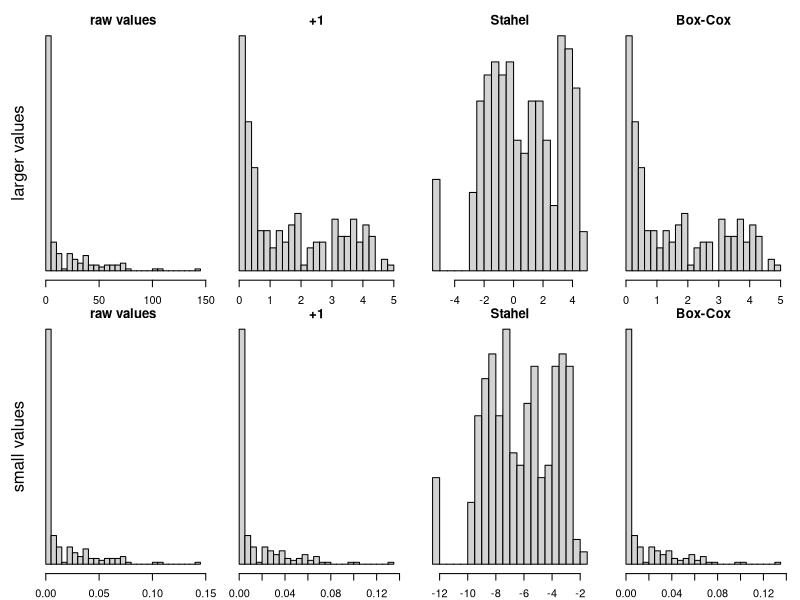
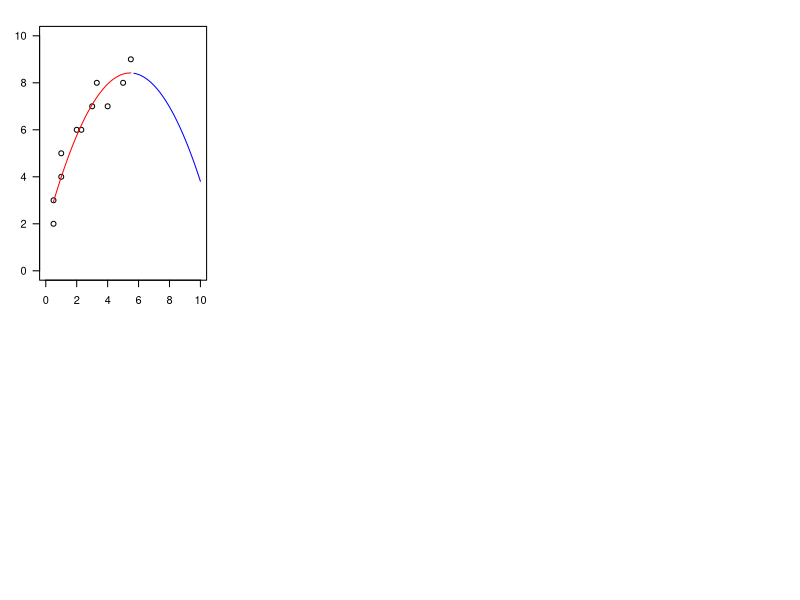

These figures' R source, in order:
## ---- chunk 1
dat <- data.frame(a = runif(20,2,6),
                  b = rnorm(20,2,100))                           # some simulated data
dat$y <- rnorm(20,2-0.6*log(dat$a)-0.12*dat$b+0.003*dat$b^2,11)  # simulated outcome variable
dat$a.l <- log(dat$a)    # the log of x is stored in the new variable $x.l
dat$b.z <- scale(dat$b)  # the variable b is centerd and scaled to 1 SD by the function scale, and stored in $b.z
## ---- chunk 2
mod1 <- lm(y ~ log(a), data=dat)     # the effect of the log of a on b is estimated
mod2 <- lm(y ~ b + I(b^2), data=dat) # using a linear and quadratic effect
  # as dat$b has large values, better use scaled dat$b, i.e. dat$b.z:
mod3 <- lm(y ~ b.z + I(b.z^2), data=dat)  # the I() makes that first the square is calculated, then these values are used
  # or, even better, especially for complex models, use orthogonal polynomials by applying the function poly
mod4 <- lm(y ~ poly(b,2), data=dat)   # the "2" asks for 2 polynomials, i.e. linear and quadratic
## ---- chunk 3
mod5 <- lm(y ~ scale(poly(b,2)), data=dat)  # produces a wrong model!
## ---- chunk 4
set.seed(3)
x <- exp(runif(200,-3,5))  # a strongly skewed variable
x[sample(1:length(x),7)] <- 0   # put some values to exactly 0
x2 <- x/1000   # small values

# our custom function to calculate the Stahel-constant:
stahelc <- function(x) {
  ix <- x>0
  return((quantile(x[ix],0.25,na.rm=T))^2/quantile(x[ix],0.75,na.rm=T))
}
## ---- chunk 5
par(mfrow=c(2,4), mar=c(2,1,1,1), oma=c(0,2,1,0))
hist(x, nclass=30, main="raw values", xlab="", ylab="", yaxt="n")
mtext("larger values",2,1,xpd=NA)
hist(log(x+1), nclass=30, main="+1", xlab="", ylab="", yaxt="n")
hist(log(x+stahelc(x)), nclass=30, main="Stahel", xlab="", ylab="", yaxt="n")
hist(log1p(x), nclass=30, main="Box-Cox", xlab="", ylab="", yaxt="n")
hist(x2, nclass=30, main="raw values", xlab="", ylab="", yaxt="n")
mtext("small values",2,1,xpd=NA)
hist(log(x2+1), nclass=30, main="+1", xlab="", ylab="", yaxt="n")
hist(log(x2+stahelc(x2)), nclass=30, main="Stahel", xlab="", ylab="", yaxt="n")
hist(log1p(x2), nclass=30, main="Box-Cox", xlab="", ylab="", yaxt="n")
## ---- chunk 6
dat$a.z <- scale(dat$a)  # using the arguments center and scale you can also only center or only scale
# this is the same as:
dat$a.z <- (dat$a - mean(dat$a)) / sd(dat$a)
## ---- chunk 7
dat <- data.frame(area = c(0.5,0.5,1,1,2,2.3,3,3.3,4,5,5.5),
                  species = c(2,3,4,5,6,6,7,8,7,8,9))
plot(dat$area, dat$species, las=1, xlab="Size of study area", ylab="Nr of species found",
     ylim=c(0,10),xlim=c(0,10))
mod <- lm(species ~ poly(area,2), data=dat)   # for species, a Poisson model would be a natural approach, but Gauss also works in our case
t.area <- seq(min(dat$area),max(dat$area),l=100)  # span 100 values across which to draw the regression line
lines(t.area, predict(mod, newdata = data.frame(area=t.area)), col="red")
# further extrapolytion would not make biologically sense here:
t.area <- seq(max(dat$area)+0.2,10,l=100)  # span 100 values across which to draw the regression line
lines(t.area, predict(mod, newdata = data.frame(area=t.area)), col="blue")

## ---- chunk 8
asin(sqrt(c(0,1)))
## ---- chunk 9
m <- glm(c(1,1,1,0,0,0,1,1,1,0)~runif(10,3,7), family=binomial)
family(m)$linkinv(3)
plogis(3)

m <- glm(c(1,1,1,0,0,0,1,1,1,0)~runif(10,3,7), family=binomial(probit))
family(m)$linkinv(3)

